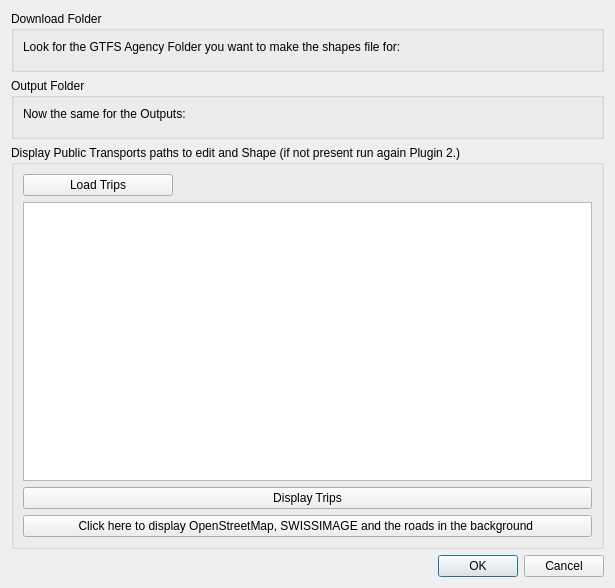
<?xml version="1.0" encoding="UTF-8"?>
<ui version="4.0">
 <class>GTFSshapesTracerDialogBase</class>
 <widget class="QDialog" name="GTFSshapesTracerDialogBase">
  <property name="geometry">
   <rect>
    <x>0</x>
    <y>0</y>
    <width>615</width>
    <height>588</height>
   </rect>
  </property>
  <property name="minimumSize">
   <size>
    <width>600</width>
    <height>450</height>
   </size>
  </property>
  <property name="windowTitle">
   <string>GTFS shapes Tracer</string>
  </property>
  <layout class="QVBoxLayout" name="verticalLayout">
   <item>
    <widget class="QGroupBox" name="groupBox">
     <property name="title">
      <string>Download Folder</string>
     </property>
     <layout class="QVBoxLayout" name="verticalLayout_2">
      <item>
       <widget class="QLabel" name="label">
        <property name="text">
         <string>Look for the GTFS Agency Folder you want to make the shapes file for:</string>
        </property>
       </widget>
      </item>
      <item>
       <widget class="QgsFileWidget" name="DownloadQgsFolderWidget">
        <property name="storageMode">
         <enum>QgsFileWidget::GetDirectory</enum>
        </property>
       </widget>
      </item>
     </layout>
    </widget>
   </item>
   <item>
    <widget class="QGroupBox" name="groupBox_2">
     <property name="title">
      <string>Output Folder</string>
     </property>
     <layout class="QVBoxLayout" name="verticalLayout_3">
      <item>
       <widget class="QLabel" name="label_2">
        <property name="text">
         <string>Now the same for the Outputs:</string>
        </property>
       </widget>
      </item>
      <item>
       <widget class="QgsFileWidget" name="OutPutQgsFolderWidget">
        <property name="storageMode">
         <enum>QgsFileWidget::GetDirectory</enum>
        </property>
       </widget>
      </item>
     </layout>
    </widget>
   </item>
   <item>
    <widget class="QGroupBox" name="groupBox_3">
     <property name="title">
      <string>Display Public Transports paths to edit and Shape (if not present run again Plugin 2.)</string>
     </property>
     <layout class="QGridLayout" name="gridLayout">
      <item row="3" column="0">
       <widget class="QPushButton" name="DiplayTripsButton">
        <property name="text">
         <string>Display Trips</string>
        </property>
       </widget>
      </item>
      <item row="2" column="0">
       <widget class="QListWidget" name="tripsListWidget">
        <property name="selectionMode">
         <enum>QAbstractItemView::MultiSelection</enum>
        </property>
       </widget>
      </item>
      <item row="0" column="0">
       <widget class="QPushButton" name="LoadTripButton">
        <property name="maximumSize">
         <size>
          <width>150</width>
          <height>16777215</height>
         </size>
        </property>
        <property name="text">
         <string>Load Trips</string>
        </property>
       </widget>
      </item>
      <item row="4" column="0">
       <widget class="QPushButton" name="LoadBKgroundMapsButton">
        <property name="text">
         <string>Click here to display OpenStreetMap, SWISSIMAGE and the roads in the background </string>
        </property>
       </widget>
      </item>
     </layout>
    </widget>
   </item>
   <item>
    <widget class="QDialogButtonBox" name="button_box">
     <property name="orientation">
      <enum>Qt::Horizontal</enum>
     </property>
     <property name="standardButtons">
      <set>QDialogButtonBox::Cancel|QDialogButtonBox::Ok</set>
     </property>
    </widget>
   </item>
  </layout>
 </widget>
 <customwidgets>
  <customwidget>
   <class>QgsFileWidget</class>
   <extends>QWidget</extends>
   <header>qgsfilewidget.h</header>
  </customwidget>
 </customwidgets>
 <resources/>
 <connections>
  <connection>
   <sender>button_box</sender>
   <signal>accepted()</signal>
   <receiver>GTFSshapesTracerDialogBase</receiver>
   <slot>accept()</slot>
   <hints>
    <hint type="sourcelabel">
     <x>20</x>
     <y>20</y>
    </hint>
    <hint type="destinationlabel">
     <x>20</x>
     <y>20</y>
    </hint>
   </hints>
  </connection>
  <connection>
   <sender>button_box</sender>
   <signal>rejected()</signal>
   <receiver>GTFSshapesTracerDialogBase</receiver>
   <slot>reject()</slot>
   <hints>
    <hint type="sourcelabel">
     <x>20</x>
     <y>20</y>
    </hint>
    <hint type="destinationlabel">
     <x>20</x>
     <y>20</y>
    </hint>
   </hints>
  </connection>
 </connections>
</ui>
